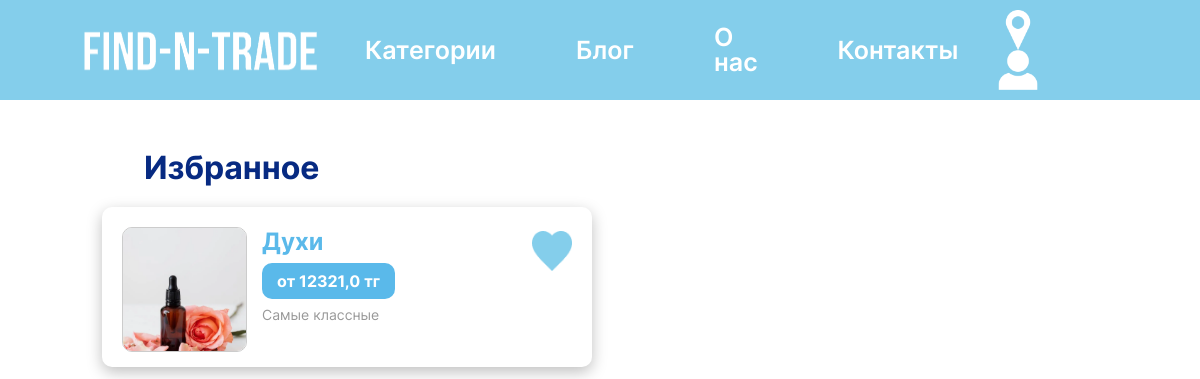
The app's page /favs/ (signed in) with its own data.
### main/models.py (models this page shows, shortened)
class FavoriteAd(models.Model):
    user = models.ForeignKey(CustomUser, on_delete=models.CASCADE)
    ad = models.ForeignKey(Ad, on_delete=models.CASCADE)
    created_at = models.DateTimeField(auto_now_add=True)
    class Meta:
        unique_together = ('user', 'ad')

class Ad(models.Model):
    user= models.ForeignKey(CustomUser, blank=False, null=False, on_delete=models.CASCADE, related_name='creator')
    title= models.CharField(max_length=50, verbose_name="Title")
    company_name= models.CharField(max_length=50, blank=True, null=True, verbose_name="Company_name")
    description= models.TextField(verbose_name="Description")
    image_link = models.ImageField(upload_to=user_image_directory_path, blank=True, null=True,
                                   verbose_name="Ad image")
    cost= models.FloatField(verbose_name="Cost")
    responders= models.ManyToManyField(Respond, blank=True, null=True)
    create_date = models.DateField(auto_now_add=True, verbose_name="Creation date")
    edit_date = models.DateField(auto_now=True, verbose_name="Edit date")
    is_active = models.BooleanField(default=True, verbose_name="Active")
    category=models.ForeignKey(Category, blank=True, null=True, on_delete=models.CASCADE)

### main/views.py (the view)
# urls.py: path('favs/', views.FavouriteAdView.as_view(), name='favs'),
class FavouriteAdView(ListView):
    template_name = "main/favs.html"
    model = FavoriteAd

### main/templates/main/favs.html (shortened to what this page needs)
{% extends 'main/base.html' %}
{% load static %}
{% block content %}
<html>
<head>
    <link rel="stylesheet" href="{% static 'main/css/style_imported.css' %}">
</head>
<body background="{% static 'main/images/bg5.png' %}">
    <main>
      <h1 id="favpage">Избранное</h1>
      <div class="favorites">
         {% for i in object_list %}
        <div class="fav">
          <div class="fav_image">
             {% if i.ad.image_link.file is not None     %}
              <img src="{{i.ad.image_link.url}}" alt="" style="object-fit:cover;
                 object-position: right;
                 width:125px;
                 height:125px;
                 border: solid 1px #CCC">
                 {% else %}
                 <img src="{% static 'main/img/no-image-removebg-preview.png'%}" alt="" style="object-fit:cover;
                 object-position: right;
                 width:125px;
                 height:125px;
                 border: solid 1px #CCC">
                 {% endif %}
          </div>
          <div class="fav_desc">
            <a href="{% url 'ad_details' id=i.ad.id %}"><h2>{{i.ad.title}}</h2></a>
            <div><h3>от {{i.ad.cost}} тг</h3></div>
            <div class="descandheart">
              <div id="descandheart_desc">
                <p>{{i.ad.description}}</p>
              </div>
              <div id="descandheart_heart">
                <form action="{% url 'favs_delete'%}" method="post">
                <button type="submit"><img src="{% static 'main/icons/Heart.png'%}" alt=""></button>
              </form>
              </div>
            </div>
          </div>
        </div>{% endfor %}
      </div>
    </main>
</body>
</html>
{% endblock %}

### main/static/main/css/style.css (style rules this page uses)
* { box-sizing: border-box; margin: 0; padding: 0; font-family: "Inter", sans-serif; }
a { text-decoration: none; color: #fff; user-drag: none; -webkit-user-drag: none; user-select: none; -moz-user-select: none; -webkit-user-select: none; -ms-user-select: none; }
img { -webkit-user-select: none; -moz-user-select: none; -ms-user-select: none; user-select: none; user-drag: none; -webkit-user-drag: none; user-select: none; -moz-user-select: none; -webkit-user-select: none; -ms-user-select: none; }
button { border: none; outline: none; background: none; display: block; cursor: pointer; -webkit-user-select: none; -moz-user-select: none; -ms-user-select: none; user-select: none; }
:root { --bs-lightblue: #84CEEB; --bs-blue: #5AB9EA; --bs-gradient_one: linear-gradient(60deg, rgba(104, 201, 201, 0.8724440459777661) 15%, rgba(90, 185, 234, 0.4186625333727241) 49%, rgba(86, 128, 233, 0.7015756986388305) 84%); --bs--gradient_two: linear-gradient(45deg, rgba(255, 255, 255, 0.8724440459777661) 15%, rgba(86, 128, 233, 0.7015756986388305) 84%); --bs--gradient_three: linear-gradient(45deg, rgba(255, 255, 255, 0.8724440459777661) 15%, rgba(109, 177, 232, 0.702) 90%); --bs--gradient_four: linear-gradient(45deg, #68C9C9, #5680E9); --bs--lapisblue: #5680E9; --bs-darkblue: #152243; --bs-sea: #072A82; --bs-lavender: #83A4EF; --bs-green: #81D6CD; --bs-grayblue: #2E5E71; --bs-lime: #00FF85; --bs-red: #FF3E3E; --bs-yellow: #FFD84F; }
:root { --bs-lightblue: #84CEEB; --bs-blue: #5AB9EA; --bs-gradient_one: linear-gradient(60deg, rgba(104, 201, 201, 0.8724440459777661) 15%, rgba(90, 185, 234, 0.4186625333727241) 49%, rgba(86, 128, 233, 0.7015756986388305) 84%); --bs--gradient_two: linear-gradient(45deg, rgba(255, 255, 255, 0.8724440459777661) 15%, rgba(86, 128, 233, 0.7015756986388305) 84%); --bs--lapisblue: #5680E9; --bs-darkblue: #152243; --bs-lavender: #83A4EF; --bs-green: #81D6CD; }

### main/static/main/css/style_imported.css (style rules this page uses)
:root { --bs-lightblue: #84CEEB; --bs-blue: #5AB9EA; --bs-gradient_one: linear-gradient(60deg, rgba(104, 201, 201, 0.8724440459777661) 15%, rgba(90, 185, 234, 0.4186625333727241) 49%, rgba(86, 128, 233, 0.7015756986388305) 84%); --bs--gradient_two: linear-gradient(45deg, rgba(255, 255, 255, 0.8724440459777661) 15%, rgba(86, 128, 233, 0.7015756986388305) 84%); --bs--gradient_three: linear-gradient(45deg, rgba(255, 255, 255, 0.8724440459777661) 15%, rgba(109, 177, 232, 0.702) 90%); --bs--gradient_four: linear-gradient(45deg, #68C9C9, #5680E9); --bs--gradient_five: linear-gradient(90deg, rgba(132,206,235,0.5024860285911239) 27%, rgba(104,201,201,0.5) 47%, rgba(90,185,234,0.5) 63%, rgba(86,128,233,0.5) 78%); --bs--lapisblue: #5680E9; --bs-darkblue: #152243; --bs-sea: #072A82; --bs-lavender: #83A4EF; --bs-green: #81D6CD; --bs-grayblue: #2E5E71; --bs-lime: #00FF85; --bs-red: #FF3E3E; --bs-yellow: #FFD84F; }
.other_users_profile_right_1 h2,p { font-size: 22px; line-height: 1.3; }
#favpage { margin-top: 4%; margin-left: 12%; font-weight: bold; color: #072A82; }
.favorites { width: 83%; margin: auto; }
.fav { margin-right: 20px; margin-top: 2%; box-shadow: 0px 5px 15px rgb(0 0 0 / 0.25); border-radius: 10px; display: inline-block; padding: 20px; }
.fav_image { width: 120px; height: 120px; float: left; background-color: #F4F4F4; border-radius: 10px; }
.fav_image img { width: 100%; height:100%; object-fit: cover; border-radius: 10px; }
.fav_desc { margin-left: 20px; width: 310px; float: right; }
.fav_desc h2 { color: var(--bs-blue); margin-bottom: 15px; overflow: hidden; display: -webkit-box; -webkit-line-clamp: 1; line-clamp: 2; -webkit-box-orient: vertical; }
.fav a { text-decoration: none; }
.fav_desc h3 { display: inline; color: white; background-color: var(--bs-blue); padding: 8px 15px; border-radius: 10px; font-size: 16px; margin-top: 15px; }
.descandheart { width: 100%; background-color: red; }
#descandheart_desc { max-width: 80%; float: left; }
#descandheart_heart { max-width: 20%; float: right; }
.descandheart p { margin-top: 15px; font-size: 14px; opacity: 0.4; overflow: hidden; display: -webkit-box; -webkit-line-clamp: 4; line-clamp: 2; -webkit-box-orient: vertical; }
.descandheart img { margin-top: -60px; width: 40px; height: 40px; }

### records on screen
FavoriteAd: ad.image_link (picture), ad "Духи", ad.cost "12321,0", ad.description "Самые классные"
